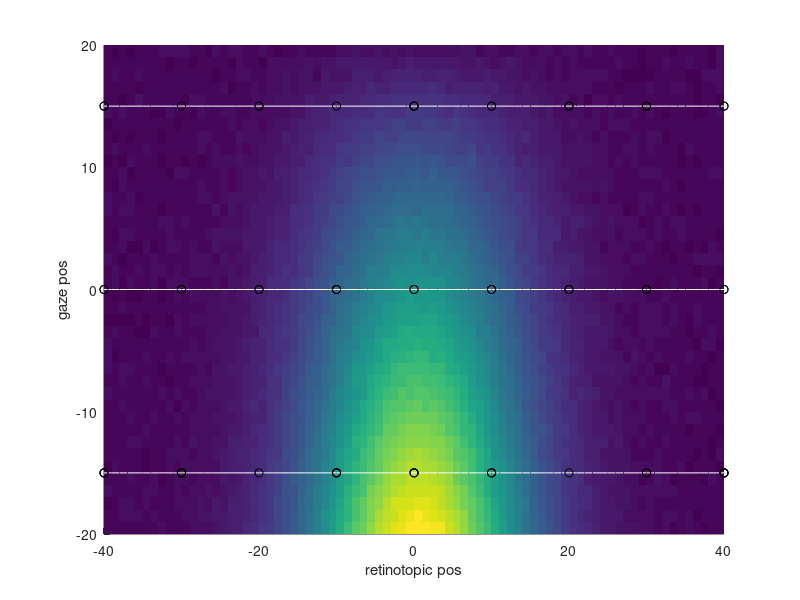
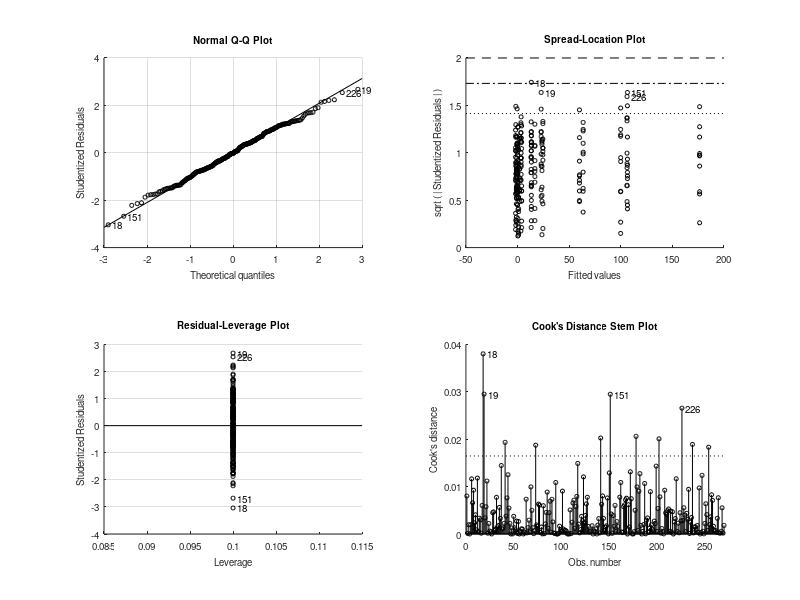

The MATLAB script that drew these images, in order:
function testsim_gain_field(modulation_type)

if nargin < 1,
	modulation_type = 'linear_gain';
end
	
% see also testsim_lip_activity_profile

Noise		= 5;	% Firing rate noise
n_trials_per_cond = 10;

% retinotopic Gaussian RF

Center		= 0;	% deg
Amplitude	= 20;	%spikes/s
Sigma		= 10;	% tuning width 
retpos		= [-40:40]; % retinotopic position
R		= 1/(sqrt(2*pi)*Sigma)*exp(-(retpos - Center).^2/(2*Sigma^2));
R		= R/max(R)*Amplitude;

target_positions = retpos(1):10:retpos(end);

gaze_positions = [-15 0 15];
gazepos		= -20:20; % gaze position
		
switch modulation_type % eye position modulation type
	
	case 'linear_gain' % 

		% E = interp1([gazepos(1) gazepos(end)],[-10 10],gazepos); % Gaze effect: leads to "loss" of main target effect
		E = interp1([gazepos(1) gazepos(end)],[10 0],gazepos); % Gaze effect
		
		for k = 1:n_trials_per_cond
			FR(:,:,k) = E'*R + Noise*randn(length(gazepos),length(retpos)); % one trial
		end

		
	case 'linear_addition'
		
		E = interp1([gazepos(1) gazepos(end)],[10 0],gazepos); % Gaze effect
		
		for k = 1:n_trials_per_cond
			FR(:,:,k) = 1*ones(size(gazepos))'*R + 1*E'*ones(size(retpos)) + Noise*randn(length(gazepos),length(retpos)); % one trial
		end
end


FRmean = mean(FR,3);

% Plotting
figure;
surface(retpos,gazepos,FRmean); shading flat; hold on;
plot3(retpos,gaze_positions(1)*ones(size(retpos)),FRmean(gazepos == gaze_positions(1),:),'Color',[1 1 1]);
plot3(retpos,gaze_positions(2)*ones(size(retpos)),FRmean(gazepos == gaze_positions(2),:),'Color',[1 1 1]);
plot3(retpos,gaze_positions(3)*ones(size(retpos)),FRmean(gazepos == gaze_positions(3),:),'Color',[1 1 1]);
xlabel('retinotopic pos');
ylabel('gaze pos');
FRtarget4ANOVA = [];
target_pos = [];
gaze_pos = [];

for k = 1:1:n_trials_per_cond,
	for t=1:length(target_positions),
		retpos_idx = find(retpos == target_positions(t));
		for g = 1:length(gaze_positions)
			gazepos_idx = find(gazepos == gaze_positions(g));
			FRtarget(t,g,k) = FR(gazepos_idx,retpos_idx,k);
			plot3(retpos(retpos_idx),gazepos(gazepos_idx),FRtarget(t,g,k),'o','Color',[0 0 0]);
			
			% FOR ANOVA
			FRtarget4ANOVA	= [FRtarget4ANOVA; FRtarget(t,g,k)];
			target_pos	= [target_pos; t];
			gaze_pos	= [gaze_pos; g];
			
		end
	end
end

% ANOVA

[p,table,stats,terms] = anovan(FRtarget4ANOVA,[target_pos gaze_pos],'model','full','varnames',{'target' 'gaze'});
% c = multcompare(stats)

if 0
	
% Different ANOVA variants
% 3 gaze positions, 2 targets, 10 trials

Noise			= 1;	% Firing rate noise
n_trials_per_cond	= 10;

% variant 1: no main effects, only interaction
FRtarget4ANOVA = repmat(reshape([	10 0
					0 10
					5 5],6,1),n_trials_per_cond,1) + Noise*randn(3*2*10,1);			
target_pos	= repmat([1;1;1;2;2;2],n_trials_per_cond,1);
gaze_pos	= repmat([1;2;3;1;2;3],n_trials_per_cond,1);
[p,table,stats,terms] = anovan(FRtarget4ANOVA,[target_pos gaze_pos],'model','full','varnames',{'target' 'gaze'});

% variant 2: no main effects, only interaction
FRtarget4ANOVA = repmat(reshape([	0 10
					5 5
					10 0],6,1),n_trials_per_cond,1) + Noise*randn(3*2*10,1);			
target_pos	= repmat([1;1;1;2;2;2],n_trials_per_cond,1);
gaze_pos	= repmat([1;2;3;1;2;3],n_trials_per_cond,1);
[p,table,stats,terms] = anovan(FRtarget4ANOVA,[target_pos gaze_pos],'model','full','varnames',{'target' 'gaze'});

end
